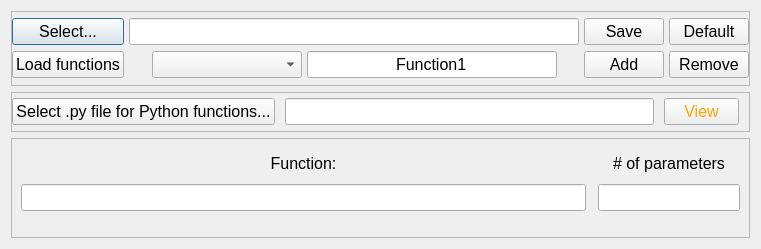
<?xml version="1.0" encoding="UTF-8"?>
<ui version="4.0">
 <class>Dialog</class>
 <widget class="QDialog" name="Dialog">
  <property name="geometry">
   <rect>
    <x>0</x>
    <y>0</y>
    <width>751</width>
    <height>249</height>
   </rect>
  </property>
  <property name="windowTitle">
   <string>Dialog</string>
  </property>
  <layout class="QGridLayout" name="gridLayout">
   <item row="0" column="0">
    <widget class="QFrame" name="frame">
     <property name="maximumSize">
      <size>
       <width>16777215</width>
       <height>75</height>
      </size>
     </property>
     <property name="font">
      <font>
       <pointsize>12</pointsize>
      </font>
     </property>
     <property name="frameShape">
      <enum>QFrame::StyledPanel</enum>
     </property>
     <property name="frameShadow">
      <enum>QFrame::Raised</enum>
     </property>
     <layout class="QGridLayout" name="gridLayout_3">
      <property name="leftMargin">
       <number>0</number>
      </property>
      <property name="topMargin">
       <number>0</number>
      </property>
      <property name="rightMargin">
       <number>0</number>
      </property>
      <property name="bottomMargin">
       <number>0</number>
      </property>
      <property name="horizontalSpacing">
       <number>5</number>
      </property>
      <property name="verticalSpacing">
       <number>0</number>
      </property>
      <item row="0" column="6">
       <widget class="QPushButton" name="savefunsButton">
        <property name="maximumSize">
         <size>
          <width>300</width>
          <height>16777215</height>
         </size>
        </property>
        <property name="font">
         <font>
          <pointsize>12</pointsize>
         </font>
        </property>
        <property name="text">
         <string>Save</string>
        </property>
       </widget>
      </item>
      <item row="0" column="0">
       <widget class="QPushButton" name="selectfunButton">
        <property name="sizePolicy">
         <sizepolicy hsizetype="Preferred" vsizetype="Fixed">
          <horstretch>0</horstretch>
          <verstretch>0</verstretch>
         </sizepolicy>
        </property>
        <property name="font">
         <font>
          <pointsize>12</pointsize>
         </font>
        </property>
        <property name="text">
         <string>Select...</string>
        </property>
        <property name="autoDefault">
         <bool>false</bool>
        </property>
        <property name="default">
         <bool>true</bool>
        </property>
       </widget>
      </item>
      <item row="1" column="0">
       <widget class="QPushButton" name="loadfunButton">
        <property name="sizePolicy">
         <sizepolicy hsizetype="Preferred" vsizetype="Fixed">
          <horstretch>0</horstretch>
          <verstretch>0</verstretch>
         </sizepolicy>
        </property>
        <property name="minimumSize">
         <size>
          <width>0</width>
          <height>0</height>
         </size>
        </property>
        <property name="font">
         <font>
          <pointsize>12</pointsize>
         </font>
        </property>
        <property name="text">
         <string>Load functions</string>
        </property>
       </widget>
      </item>
      <item row="1" column="2" colspan="2">
       <widget class="QComboBox" name="listfuns">
        <property name="minimumSize">
         <size>
          <width>150</width>
          <height>0</height>
         </size>
        </property>
        <property name="maximumSize">
         <size>
          <width>250</width>
          <height>16777215</height>
         </size>
        </property>
        <property name="font">
         <font>
          <pointsize>12</pointsize>
         </font>
        </property>
       </widget>
      </item>
      <item row="1" column="4">
       <widget class="QLineEdit" name="newFun">
        <property name="minimumSize">
         <size>
          <width>75</width>
          <height>25</height>
         </size>
        </property>
        <property name="maximumSize">
         <size>
          <width>250</width>
          <height>16777215</height>
         </size>
        </property>
        <property name="font">
         <font>
          <pointsize>12</pointsize>
         </font>
        </property>
        <property name="text">
         <string>Function1</string>
        </property>
        <property name="alignment">
         <set>Qt::AlignCenter</set>
        </property>
       </widget>
      </item>
      <item row="0" column="1" colspan="5">
       <widget class="QLineEdit" name="funloc">
        <property name="minimumSize">
         <size>
          <width>450</width>
          <height>25</height>
         </size>
        </property>
        <property name="maximumSize">
         <size>
          <width>16777215</width>
          <height>16777215</height>
         </size>
        </property>
        <property name="font">
         <font>
          <pointsize>12</pointsize>
         </font>
        </property>
        <property name="text">
         <string/>
        </property>
       </widget>
      </item>
      <item row="0" column="7">
       <widget class="QPushButton" name="deffunButton">
        <property name="maximumSize">
         <size>
          <width>300</width>
          <height>16777215</height>
         </size>
        </property>
        <property name="font">
         <font>
          <pointsize>12</pointsize>
         </font>
        </property>
        <property name="text">
         <string>Default</string>
        </property>
       </widget>
      </item>
      <item row="1" column="7">
       <widget class="QPushButton" name="remfunButton">
        <property name="maximumSize">
         <size>
          <width>300</width>
          <height>16777215</height>
         </size>
        </property>
        <property name="font">
         <font>
          <pointsize>12</pointsize>
         </font>
        </property>
        <property name="text">
         <string>Remove</string>
        </property>
       </widget>
      </item>
      <item row="1" column="6">
       <widget class="QPushButton" name="addfunButton">
        <property name="maximumSize">
         <size>
          <width>300</width>
          <height>16777215</height>
         </size>
        </property>
        <property name="font">
         <font>
          <pointsize>12</pointsize>
         </font>
        </property>
        <property name="text">
         <string>Add</string>
        </property>
       </widget>
      </item>
     </layout>
    </widget>
   </item>
   <item row="1" column="0">
    <widget class="QFrame" name="frame_9">
     <property name="sizePolicy">
      <sizepolicy hsizetype="Preferred" vsizetype="Maximum">
       <horstretch>0</horstretch>
       <verstretch>0</verstretch>
      </sizepolicy>
     </property>
     <property name="maximumSize">
      <size>
       <width>16777215</width>
       <height>40</height>
      </size>
     </property>
     <property name="font">
      <font>
       <pointsize>12</pointsize>
      </font>
     </property>
     <property name="frameShape">
      <enum>QFrame::StyledPanel</enum>
     </property>
     <property name="frameShadow">
      <enum>QFrame::Raised</enum>
     </property>
     <layout class="QGridLayout" name="gridLayout_9">
      <property name="leftMargin">
       <number>0</number>
      </property>
      <property name="topMargin">
       <number>0</number>
      </property>
      <property name="rightMargin">
       <number>10</number>
      </property>
      <property name="bottomMargin">
       <number>0</number>
      </property>
      <property name="horizontalSpacing">
       <number>10</number>
      </property>
      <property name="verticalSpacing">
       <number>0</number>
      </property>
      <item row="0" column="0">
       <widget class="QPushButton" name="selectFunSample">
        <property name="sizePolicy">
         <sizepolicy hsizetype="Maximum" vsizetype="Fixed">
          <horstretch>0</horstretch>
          <verstretch>0</verstretch>
         </sizepolicy>
        </property>
        <property name="minimumSize">
         <size>
          <width>0</width>
          <height>0</height>
         </size>
        </property>
        <property name="font">
         <font>
          <pointsize>12</pointsize>
         </font>
        </property>
        <property name="text">
         <string>Select .py file for Python functions...</string>
        </property>
       </widget>
      </item>
      <item row="0" column="3">
       <widget class="QPushButton" name="viewPyButton">
        <property name="sizePolicy">
         <sizepolicy hsizetype="Expanding" vsizetype="Fixed">
          <horstretch>0</horstretch>
          <verstretch>0</verstretch>
         </sizepolicy>
        </property>
        <property name="maximumSize">
         <size>
          <width>75</width>
          <height>16777215</height>
         </size>
        </property>
        <property name="font">
         <font>
          <pointsize>12</pointsize>
         </font>
        </property>
        <property name="styleSheet">
         <string notr="true">color: Orange</string>
        </property>
        <property name="text">
         <string>View</string>
        </property>
       </widget>
      </item>
      <item row="0" column="1">
       <widget class="QLineEdit" name="pyfileloc">
        <property name="sizePolicy">
         <sizepolicy hsizetype="Expanding" vsizetype="Fixed">
          <horstretch>0</horstretch>
          <verstretch>0</verstretch>
         </sizepolicy>
        </property>
        <property name="minimumSize">
         <size>
          <width>251</width>
          <height>25</height>
         </size>
        </property>
        <property name="maximumSize">
         <size>
          <width>16777215</width>
          <height>16777215</height>
         </size>
        </property>
        <property name="font">
         <font>
          <pointsize>12</pointsize>
         </font>
        </property>
        <property name="text">
         <string/>
        </property>
       </widget>
      </item>
     </layout>
    </widget>
   </item>
   <item row="3" column="0">
    <widget class="QFrame" name="frame_8">
     <property name="font">
      <font>
       <pointsize>12</pointsize>
      </font>
     </property>
     <property name="frameShape">
      <enum>QFrame::StyledPanel</enum>
     </property>
     <property name="frameShadow">
      <enum>QFrame::Raised</enum>
     </property>
     <layout class="QGridLayout" name="gridLayout_2">
      <item row="0" column="2">
       <widget class="QLabel" name="label_3">
        <property name="maximumSize">
         <size>
          <width>16777215</width>
          <height>25</height>
         </size>
        </property>
        <property name="font">
         <font>
          <pointsize>12</pointsize>
         </font>
        </property>
        <property name="text">
         <string># of parameters</string>
        </property>
        <property name="alignment">
         <set>Qt::AlignCenter</set>
        </property>
       </widget>
      </item>
      <item row="0" column="0">
       <widget class="QLabel" name="label">
        <property name="sizePolicy">
         <sizepolicy hsizetype="Expanding" vsizetype="Preferred">
          <horstretch>0</horstretch>
          <verstretch>0</verstretch>
         </sizepolicy>
        </property>
        <property name="maximumSize">
         <size>
          <width>16777215</width>
          <height>20</height>
         </size>
        </property>
        <property name="font">
         <font>
          <pointsize>12</pointsize>
         </font>
        </property>
        <property name="text">
         <string>Function:</string>
        </property>
        <property name="alignment">
         <set>Qt::AlignCenter</set>
        </property>
       </widget>
      </item>
      <item row="2" column="2">
       <widget class="QFrame" name="frame_7">
        <property name="sizePolicy">
         <sizepolicy hsizetype="Preferred" vsizetype="Maximum">
          <horstretch>0</horstretch>
          <verstretch>0</verstretch>
         </sizepolicy>
        </property>
        <property name="minimumSize">
         <size>
          <width>0</width>
          <height>0</height>
         </size>
        </property>
        <property name="font">
         <font>
          <pointsize>12</pointsize>
         </font>
        </property>
        <property name="frameShape">
         <enum>QFrame::NoFrame</enum>
        </property>
        <property name="frameShadow">
         <enum>QFrame::Raised</enum>
        </property>
        <layout class="QHBoxLayout" name="horizontalLayout_4">
         <property name="spacing">
          <number>15</number>
         </property>
         <property name="leftMargin">
          <number>0</number>
         </property>
         <property name="topMargin">
          <number>0</number>
         </property>
         <property name="rightMargin">
          <number>0</number>
         </property>
         <property name="bottomMargin">
          <number>0</number>
         </property>
        </layout>
       </widget>
      </item>
      <item row="2" column="1">
       <widget class="QFrame" name="frame_3">
        <property name="sizePolicy">
         <sizepolicy hsizetype="Preferred" vsizetype="Maximum">
          <horstretch>0</horstretch>
          <verstretch>0</verstretch>
         </sizepolicy>
        </property>
        <property name="minimumSize">
         <size>
          <width>0</width>
          <height>0</height>
         </size>
        </property>
        <property name="font">
         <font>
          <pointsize>12</pointsize>
         </font>
        </property>
        <property name="frameShape">
         <enum>QFrame::NoFrame</enum>
        </property>
        <property name="frameShadow">
         <enum>QFrame::Raised</enum>
        </property>
        <layout class="QHBoxLayout" name="horizontalLayout_3">
         <property name="spacing">
          <number>0</number>
         </property>
         <property name="leftMargin">
          <number>0</number>
         </property>
         <property name="topMargin">
          <number>0</number>
         </property>
         <property name="rightMargin">
          <number>0</number>
         </property>
         <property name="bottomMargin">
          <number>0</number>
         </property>
        </layout>
       </widget>
      </item>
      <item row="2" column="0">
       <widget class="QFrame" name="frame_2">
        <property name="sizePolicy">
         <sizepolicy hsizetype="Preferred" vsizetype="Maximum">
          <horstretch>0</horstretch>
          <verstretch>0</verstretch>
         </sizepolicy>
        </property>
        <property name="minimumSize">
         <size>
          <width>0</width>
          <height>0</height>
         </size>
        </property>
        <property name="font">
         <font>
          <pointsize>12</pointsize>
         </font>
        </property>
        <property name="frameShape">
         <enum>QFrame::NoFrame</enum>
        </property>
        <property name="frameShadow">
         <enum>QFrame::Raised</enum>
        </property>
        <layout class="QHBoxLayout" name="horizontalLayout_2">
         <property name="spacing">
          <number>0</number>
         </property>
         <property name="leftMargin">
          <number>0</number>
         </property>
         <property name="topMargin">
          <number>0</number>
         </property>
         <property name="rightMargin">
          <number>0</number>
         </property>
         <property name="bottomMargin">
          <number>0</number>
         </property>
        </layout>
       </widget>
      </item>
      <item row="1" column="0">
       <widget class="QLineEdit" name="funText">
        <property name="sizePolicy">
         <sizepolicy hsizetype="Expanding" vsizetype="Fixed">
          <horstretch>0</horstretch>
          <verstretch>0</verstretch>
         </sizepolicy>
        </property>
        <property name="minimumSize">
         <size>
          <width>251</width>
          <height>25</height>
         </size>
        </property>
        <property name="maximumSize">
         <size>
          <width>16777215</width>
          <height>16777215</height>
         </size>
        </property>
        <property name="font">
         <font>
          <pointsize>12</pointsize>
         </font>
        </property>
        <property name="text">
         <string/>
        </property>
       </widget>
      </item>
      <item row="1" column="2">
       <widget class="QLineEdit" name="noOfPars">
        <property name="sizePolicy">
         <sizepolicy hsizetype="Maximum" vsizetype="Fixed">
          <horstretch>0</horstretch>
          <verstretch>0</verstretch>
         </sizepolicy>
        </property>
        <property name="minimumSize">
         <size>
          <width>75</width>
          <height>25</height>
         </size>
        </property>
        <property name="maximumSize">
         <size>
          <width>250</width>
          <height>16777215</height>
         </size>
        </property>
        <property name="font">
         <font>
          <pointsize>12</pointsize>
         </font>
        </property>
        <property name="text">
         <string/>
        </property>
        <property name="alignment">
         <set>Qt::AlignCenter</set>
        </property>
       </widget>
      </item>
     </layout>
    </widget>
   </item>
  </layout>
 </widget>
 <resources/>
 <connections/>
</ui>
